Frame 1 (no input): blank canvas, image omitted
Frame 60 (no input): blank canvas, image omitted
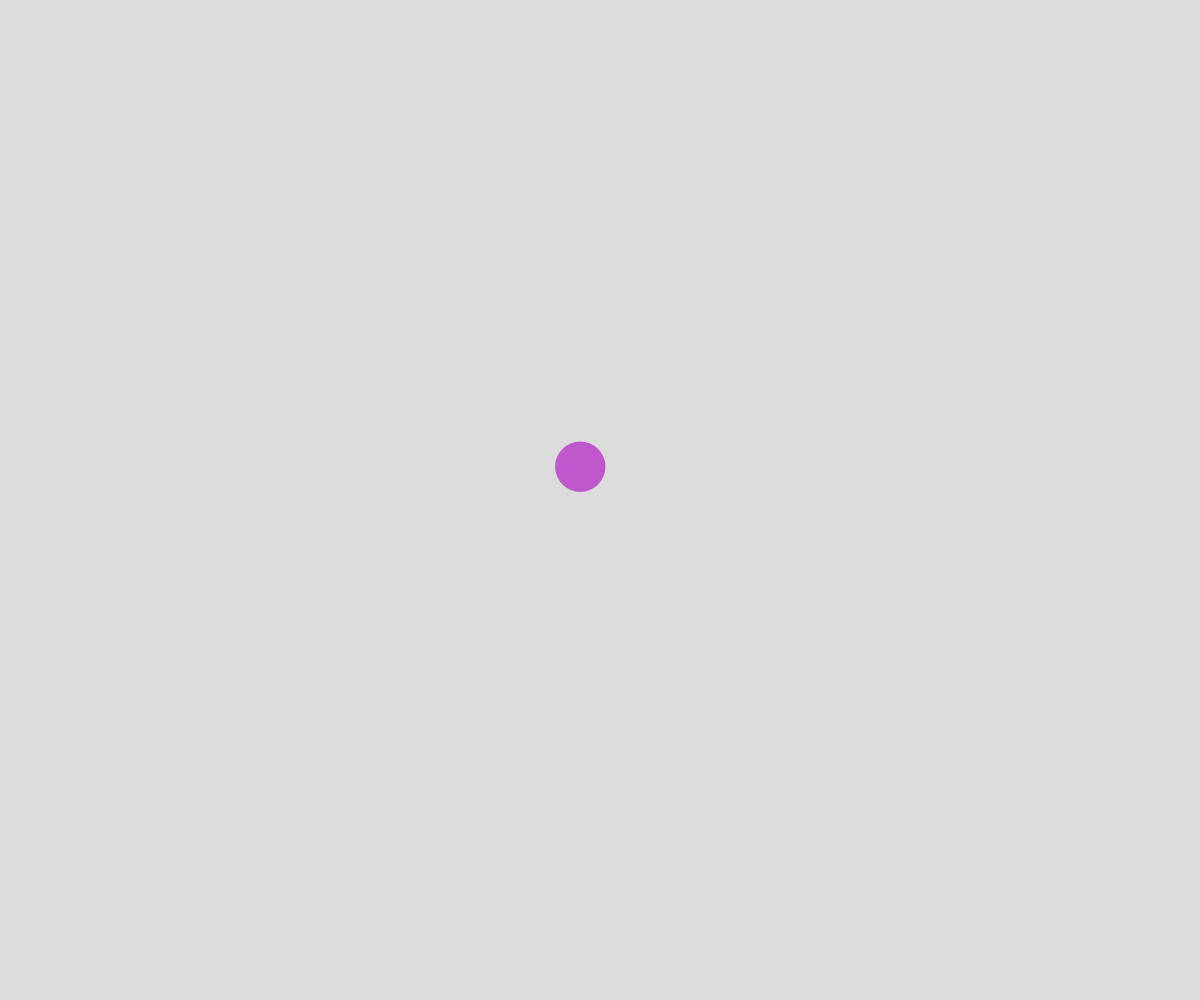
Frame 120 (the mouse pressed at the canvas centre since frame 60)

The p5.js sketch whose frames 1 and 60 were blank and that drew this single picture after the mouse press (run headless with seeded random() and noise() and a simulated clock; from frame 60 on, the mouse is pressed at the canvas centre):

// p5.js sketch
// ── sketch.js
let nodes = [];

function setup() {
  createCanvas(windowWidth, windowHeight);
}

function draw() {
  background(220);
  for(let node of nodes){
    node.connectTo(nodes);
    node.update();
  }

  for(let node of nodes){
    node.display();
  }
}

function mousePressed(){
  let somePoint = new MovingPoint(mouseX, mouseY);
  nodes.push(somePoint);
}

class MovingPoint {
  constructor(x, y){
    this.x = x;
    this.y = y;
    this.xTime = random(1000);
    this.yTime = random(1000);
    this.deltaTime = 0.05;
    this.radius = 15;
    this.speed = 5;
    this.color = color(random(255), random(255), random(255));
    this.reach = 200;
    this.maxRadius = 30;
    this.minRadius = 5;
  }

  display() {
    noStroke();
    fill(this.color);
    circle(this.x, this.y, this.radius*2);
  }

  update(){
    this.move();
    this.adjustSizeByMouse();
    this.wrapAroundScreen();
  }

  adjustSizeByMouse(){
    let mouseDistance= dist(this.x, this.y, mouseX, mouseY);
    if(mouseDistance < this.reach){
      let theSize = map(mouseDistance, 0, this.reach, this.maxRadius, this.minRadius);
      this.radius = theSize;
    }
    else{
      this.radius = this.minRadius;
    }
  }

  connectTo(nodesArray) {
    for(let otherNode of nodesArray) {
      if(this !== otherNode){
        let distanceAway = dist(this.x, this.y, otherNode.x, otherNode.y);
        if(distanceAway < this.reach){
          stroke(this.color);
          line(this.x, this.y, otherNode.x, otherNode.y);
        }
      }
    }
  }

  move() {
    let dx = noise(this.xTime);
    let dy = noise(this.yTime);

    //scale from 0-1 to movement speed
    dx = map(dx, 0, 1, -this.speed, this.speed);
    dy = map(dy, 0, 1, -this.speed, this.speed);


    //move point
    this.x += dx;
    this.y += dy;

    //move on the time axis
    this.xTime += this.deltaTime;
    this.yTime += this.deltaTime;
  }

  wrapAroundScreen() {
    if(this.x <= 0){
      this.x += width;
    }
    if(this.x > width){
      this.x -= width;
    }
    if(this.y <= 0){
      this.y += height;
    }
    if(this.y > height){
      this.y -= height;
    }
  }
}
